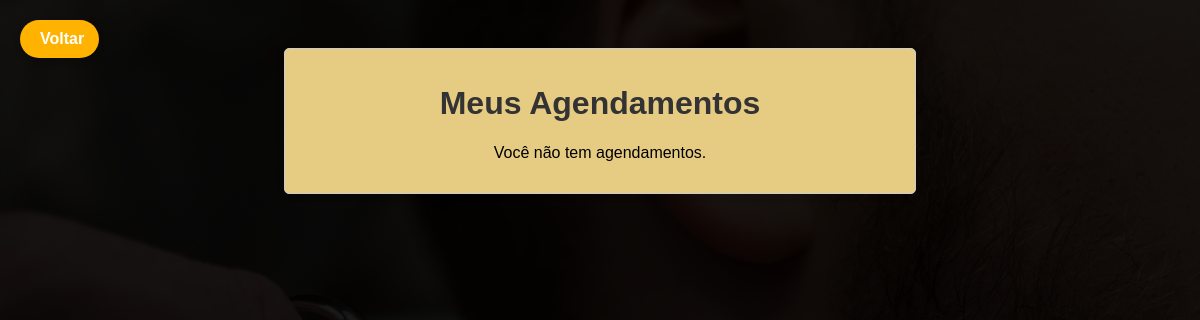
The page /pedidos.php (signed in) on the database as committed earlier.
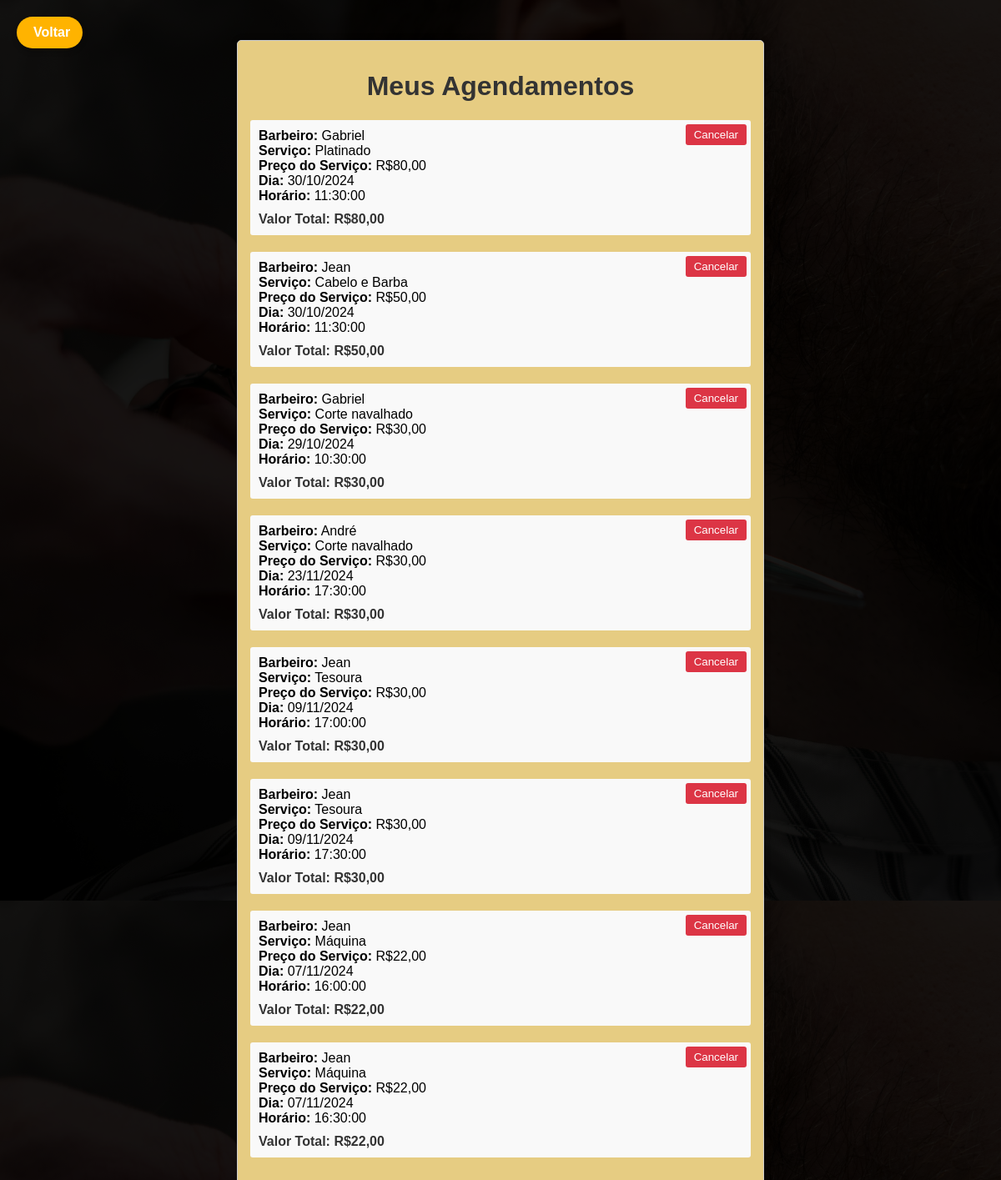
The same page on the database as committed later.
### tables this page shows
CREATE TABLE `agendamentos` (
  `id` int(11) UNSIGNED NOT NULL,
  `usuario_id` int(11) NOT NULL,
  `barbeiro` varchar(250) NOT NULL,
  `servico_id` int(11) UNSIGNED NOT NULL,
  `dia` varchar(250) NOT NULL,
  `horario` time NOT NULL,
  `quantidade` int(11) NOT NULL DEFAULT 1,
  `status` varchar(50) NOT NULL DEFAULT 'Pendente'
);

CREATE TABLE `servicos` (
  `id` int(11) UNSIGNED NOT NULL,
  `nome` varchar(100) NOT NULL,
  `preco` decimal(10,2) NOT NULL
);

### pedidos.php (the view, shortened to what this page needs)
<!DOCTYPE html>
<html lang="pt-br">
<head>
</head>
<body>
        <a href="./inicio.php" class="btn-voltar">
            <i class='bx bx-left-arrow-alt'></i> Voltar
        </a>
    <div class="appointments">
        <h1>Meus Agendamentos</h1>
        <?php
        include("conexao.php");
        $usuario_id = $_SESSION['id'];
        $sql = "SELECT a.id, a.barbeiro, a.dia, a.horario, s.nome AS servico_nome, s.preco AS servico_preco
                FROM agendamentos a
                JOIN servicos s ON a.servico_id = s.id
                WHERE a.usuario_id = '$usuario_id' AND a.status != 'Concluído'";
        $result = $conexao->query($sql);
        if ($result->num_rows > 0) {
            echo "<div class='appointment-list'>";
            while ($row = $result->fetch_assoc()) {
                $barbeiro = $row['barbeiro'];
                $servico = $row['servico_nome'];
                $preco_servico = $row['servico_preco'];
                $dia = date('d/m/Y', strtotime($row['dia']));
                $horario = $row['horario'];
                $valor_total = $preco_servico;
                echo "<div class='appointment-item'>";
                echo "<strong>Barbeiro:</strong> $barbeiro<br>";
                echo "<strong>Serviço:</strong> $servico<br>";
                echo "<strong>Preço do Serviço:</strong> R$" . number_format($preco_servico, 2, ',', '.') . "<br>";
                echo "<strong>Dia:</strong> $dia<br>";
                echo "<strong>Horário:</strong> $horario<br>";
                echo "<div class='total-cost'><strong>Valor Total:</strong> R$" . number_format($valor_total, 2, ',', '.') . "</div>";
                echo "<form method='post' action='pedidos.php'>";
                echo "<button type='submit' class='delete-button' name='cancelar_agendamento'>Cancelar</button>";
                echo "</form>";
                echo "</div>";
            }
            echo "</div>";
        } else {
            echo "<p>Você não tem agendamentos.</p>";
        }
        ?>
    </div>
</body>
</html>

### pedidos.php (style rules this page uses)
body { font-family: Arial, sans-serif; background-image: url(imagens/fundo.png); padding: 20px; text-align: center; }
.btn-voltar { position: absolute; top: 20px; left: 20px; display: flex; align-items: center; background: #ffb300; color: #fff; text-decoration: none; padding: 10px 15px; border-radius: 30px; font-size: 16px; font-weight: 600; box-shadow: 0 4px 6px rgba(0, 0, 0, 0.2); transition: background 0.3s, transform 0.2s; }
.appointments { max-width: 600px; margin: 20px auto; background-color: #E6CC82; border: 1px solid #ccc; padding: 15px; border-radius: 5px; box-shadow: 0 0 10px rgba(0,0,0,0.1); }
.appointments h1 { color: #333; }
.appointment-item { margin-bottom: 20px; padding: 10px; background-color: #f9f9f9; border-radius: 3px; text-align: left; position: relative; }
.delete-button { position: absolute; top: 5px; right: 5px; background-color: #dc3545; color: #fff; border: none; padding: 5px 10px; border-radius: 3px; cursor: pointer; }
.total-cost { font-weight: bold; color: #333; margin-top: 10px; }

Rows that differ between the two databases and show on the page:
added agendamentos: barbeiro "Gabriel", servico.nome "Platinado", servico.preco "80,00", dia "30/10/2024", horario "11:30:00"
added agendamentos: barbeiro "Jean", servico.nome "Cabelo e Barba", servico.preco "50,00", dia "30/10/2024", horario "11:30:00"
added agendamentos: barbeiro "Gabriel", servico.nome "Corte navalhado", servico.preco "30,00", dia "29/10/2024", horario "10:30:00"
added agendamentos: barbeiro "André", servico.nome "Corte navalhado", servico.preco "30,00", dia "23/11/2024", horario "17:30:00"
added agendamentos: barbeiro "Jean", servico.nome "Tesoura", servico.preco "30,00", dia "09/11/2024", horario "17:00:00"
added agendamentos: barbeiro "Jean", servico.nome "Tesoura", servico.preco "30,00", dia "09/11/2024", horario "17:30:00"
added agendamentos: barbeiro "Jean", servico.nome "Máquina", servico.preco "22,00", dia "07/11/2024", horario "16:00:00"
added agendamentos: barbeiro "Jean", servico.nome "Máquina", servico.preco "22,00", dia "07/11/2024", horario "16:30:00"
Other text that changed with them:
text no longer shown: "Você não tem agendamentos."
